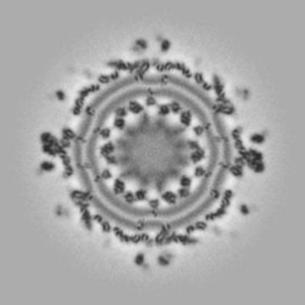
#> input picture fft.png, 305 x 305 px
$ python fft2.py
#> lines starting #> are read from the running program, lines starting #| are printed output that depends on the picture
import numpy as np
from skimage import io
import matplotlib.pyplot as plt

def test_fft2(image):
#> called with image = 'fft.png'
	im = io.imread(image, as_gray = True)
#> im is the input picture: shape (305, 305) float64; min 0.161, max 0.933, mean 0.654
	im = im * (pow(2,8) - 1)

	im_new = abs(np.fft.fft2(im))
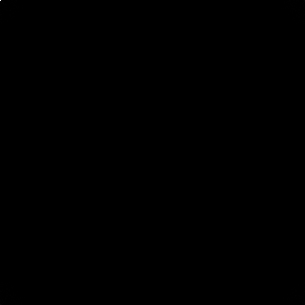
#> im_new: shape (305, 305) float64; min 0.192, max 15513126, mean 1955.8; drawn with min black and max white
	im_new = abs(np.fft.ifft2(im_new))
	im_new = np.fft.fftshift(im_new)

	plt.figure()
	plt.imshow(im_new, cmap = 'Greys_r')
	plt.axis('off')
	plt.savefig('test_fft2.png')
	plt.show()

if __name__ == '__main__':
	test_fft2('fft.png')
